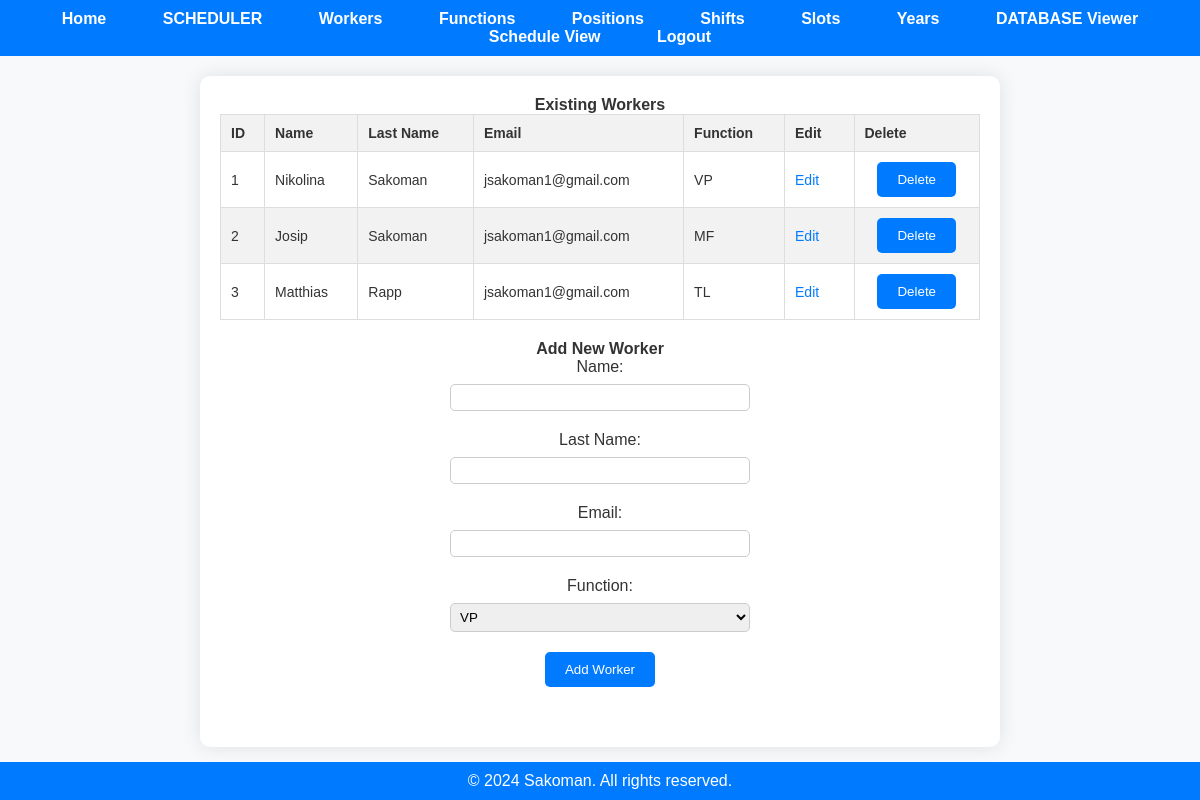
Screenshot of /workers (signed in) with the database file from the repository.
### app.py (models this page shows, shortened)
class Worker(db.Model):
    worker_id = db.Column(db.Integer, primary_key=True)
    name = db.Column(db.String(50), nullable=False)
    last_name = db.Column(db.String(50), nullable=False)
    email = db.Column(db.String(120), nullable=False)
    function_id = db.Column(db.Integer, db.ForeignKey('function.function_id'), nullable=False)
    user_id = db.Column(db.Integer, db.ForeignKey('user.id'), nullable=False)
    user = db.relationship('User', backref=db.backref('workers', lazy=True))
    function = db.relationship('Function', back_populates='workers')

### app.py (the view)
@app.route('/workers')
@employer_required
def display_workers():
    if 'user_id' not in session:
        flash('You must be logged in to view this page.', 'error')
        return redirect(url_for('login'))
    user_id = session['user_id']
    workers = fetch_all(user_id, 'Worker')
    functions = fetch_all(user_id, 'Function')
    function_names = {function.function_id: function.name for function in functions}
    for worker in workers:
        worker.function_name = function_names.get(worker.function_id, 'N/A')
    return render_template('workers.html', workers=workers, functions=functions)

### app.py (called while the page is built)
@login_manager.user_loader
def load_user(user_id):
    return User.query.get(int(user_id))

def employer_required(func):
    @wraps(func)
    def decorated_function(*args, **kwargs):
        if not current_user.is_authenticated:
            flash('You must be logged in to view this page.', 'error')
            return redirect(url_for('login'))
        if current_user.role != 'employer':
            flash('You do not have permission to view this page.', 'error')
            return redirect('/')
        return func(*args, **kwargs)
    return decorated_function

def fetch_all(user_id, table_name):
    if table_name not in ['Worker', 'Function', 'Position', 'Shift', 'Slot', 'Year_Days', 'Schedule']:
        return None
    table_class = globals()[table_name]
    items = table_class.query.filter_by(user_id=user_id).all()
    return items

### templates/workers.html (shortened to what this page needs)
<!DOCTYPE html>
<html lang="en">
<head>
    <link rel="stylesheet" href="{{ url_for('static', filename='styles.css') }}">
</head>
<body>
    {% include 'navbar.html' %}
    <div class="container">
        <div class="existing-workers-section">
            <h2>Existing Workers</h2>
            {% if workers %}
                <table class="data-table">
                    <thead>
                        <tr>
                            <th>ID</th>
                            <th>Name</th>
                            <th>Last Name</th>
                            <th>Email</th>
                            <th>Function</th>
                            <th>Edit</th>
                            <th>Delete</th>
                        </tr>
                    </thead>
                    <tbody>
                        {% for worker in workers %}
                            <tr>
                                <td>{{ worker['worker_id'] }}</td>
                                <td>{{ worker['name'] }}</td>
                                <td>{{ worker['last_name'] }}</td>
                                <td>{{ worker['email'] }}</td>
                                <td>{{ worker['function_name'] }}</td>
                                <td>
                                    <a href="/edit/Worker/{{ worker['worker_id'] }}" class="action-link">Edit</a>
                                </td>
                                <td>
                                    <form action="/delete/Worker/{{ worker['worker_id'] }}" method="post">
                                        <button type="submit" class="delete-button">Delete</button>
                                    </form>
                                </td>
                            </tr>
                        {% endfor %}
                    </tbody>
                </table>
            {% else %}
                <p>No data available.</p>
            {% endif %}
        </div>
        <div class="add-item-section">
            <h2>Add New Worker</h2>
            <form action="/add/Worker" method="post" class="add-form">
                <label for="name">Name:</label>
                <input type="text" id="name" name="name" required>
                <label for="last_name">Last Name:</label>
                <input type="text" id="last_name" name="last_name">
                <label for="email">Email:</label>
                <input type="email" id="email" name="email">
                <label for="function_id">Function:</label>
                <select id="function_id" name="function_id">
                    {% for function in functions %}
                        <option value="{{ function['function_id'] }}">{{ function['name'] }}</option>
                    {% endfor %}
                </select>
                <button type="submit" class="add-button">Add Worker</button>
            </form>
        </div>
    </div>
    <div class="footer">
        &copy; 2024 Sakoman. All rights reserved.
    </div>
</body>
</html>

### templates/navbar.html (shortened to what this page needs)
<nav>
    <ul>
        <li><a href="/">Home</a></li>
        {% if current_user.is_authenticated and current_user.role == 'employer' %}
        <li><a href="/scheduling">SCHEDULER</a></li>
        <li><a href="/workers">Workers</a></li>
        <li><a href="/functions">Functions</a></li>
        <li><a href="/positions">Positions</a></li>
        <li><a href="/shifts">Shifts</a></li>
        <li><a href="/slots">Slots</a></li>
        <li><a href="/days_for_years">Years</a></li>
        <li><a href="/database_viewer">DATABASE Viewer</a></li>
        <li><a href="/schedule_view">Schedule View</a></li>
        {% endif %}
        {% if not current_user.is_authenticated %}
        <li><a href="/login">Login</a></li>
        <li><a href="/register">Register</a></li>
        {% else %}
        <li><a href="/logout">Logout</a></li>
        {% endif %}
    </ul>
</nav>

### static/styles.css (style rules this page uses)
* { margin: 0; padding: 0; box-sizing: border-box; }
body { font-family: Arial, sans-serif; background-color: #f8f9fa; color: #333; }
nav { background-color: #007bff; padding: 10px 0; }
nav ul { list-style-type: none; text-align: center; }
nav ul li { display: inline-block; margin: 0 10px; }
nav ul li a { color: #fff; text-decoration: none; font-weight: bold; padding: 8px 16px; border-radius: 5px; transition: background-color 0.3s ease; }
.container { margin: 20px auto; padding: 20px; background-color: #fff; border-radius: 10px; box-shadow: 0 0 20px rgba(0, 0, 0, 0.1); max-width: 800px; }
.container h1, .container h2, .container p { font-size: 16px; text-align: center; }
.container form { display: flex; flex-direction: column; align-items: center; }
.container label { margin-bottom: 8px; }
.container input, .container select { width: 300px; padding: 5px; margin-bottom: 20px; border-radius: 5px; border: 1px solid #ccc; }
.container button, input[type="submit"] { padding: 10px 20px; background-color: #007bff; color: #fff; border: none; border-radius: 5px; cursor: pointer; transition: background-color 0.3s ease, box-shadow 0.3s ease; }
.footer { background-color: #007bff; color: #fff; text-align: center; padding: 10px 0; position: fixed; bottom: 0; left: 0; width: 100%; }
.action-link { color: #007bff; text-decoration: none; margin-right: 10px; transition: color 0.3s ease; }
.add-item-section, .existing-items-section { margin-bottom: 40px; }
table { width: 100%; border-collapse: collapse; margin-bottom: 20px; }
th, td { font-size: 14px; border: 1px solid #ddd; padding: 10px; text-align: left; }
th { background-color: #f2f2f2; }
tr:nth-child(even) { background-color: #f2f2f2; }

### rows the page displays
Worker: worker_id "1", name "Nikolina", last_name "Sakoman", email "jsakoman1@gmail.com", function_name "VP"
Worker: worker_id "2", name "Josip", last_name "Sakoman", email "jsakoman1@gmail.com", function_name "MF"
Worker: worker_id "3", name "Matthias", last_name "Rapp", email "jsakoman1@gmail.com", function_name "TL"

### other values shown
form field function_id "VP"
